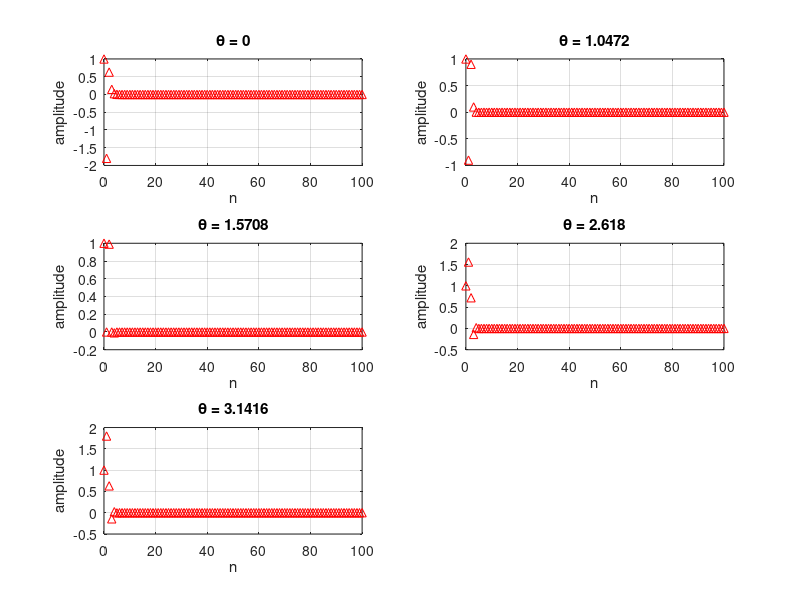

This figure's MATLAB source: (Note: this script raises an error after producing the figure.)
% given values of r and theta
% for fixed r
r_val = [0.1, 0.5, 0.9, 0.99];
theta_val = [0, pi/3, pi/2, 5*pi/6, pi];
n = 101; 

figure;
for i = 1:length(r_val)
    r = r_val(i);
    figure;
    for j = 1:length(theta_val)
        theta = theta_val(j);
        % zeros and poles based on r and theta
        zeros = [exp(1i*theta), exp(-1i*theta)];
        poles = [r*exp(1i*theta), r*exp(-1i*theta)];
        
        % polynomial coefficients from zeros and poles
        b = poly(zeros);
        a = poly(poles);
        
        % finding impulse response
        subplot(3,2,j);
        impz(b, a, n);
        title(['\theta = ', num2str(theta)]);
        xlabel('n'); 
        ylabel('amplitude');
        grid on;
    end
sgtitle(['Impulse Response for r = ', num2str(r)]);
end
